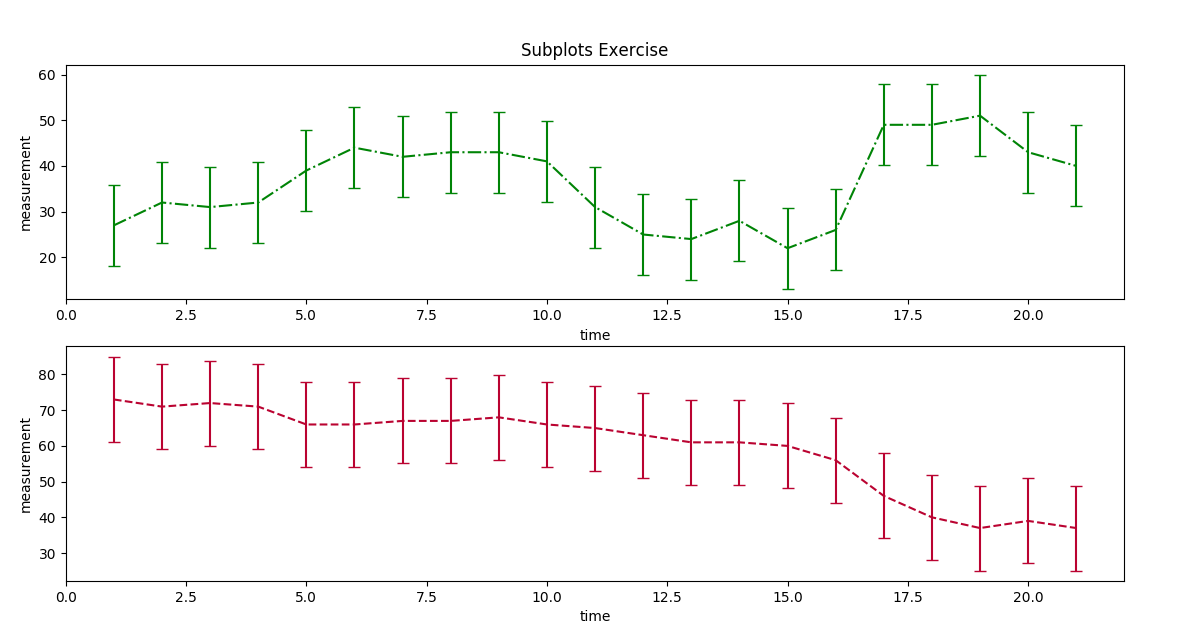

Generate this figure with Python:
import matplotlib.pyplot as plt
import numpy as np

# raw data from: https://github.com/plotly/datasets/blob/master/Canada%20Immigration.csv
M = []
with open("data.csv", "r") as fileReader:
    lines = fileReader.readline()
    lines = fileReader.readlines()
M = np.array([line.split(',') for line in lines], dtype=int)
M = M.T
X = M[0:M.shape[0]][0]
Y1 = M[0:M.shape[0]][3]
Y2 = M[0:M.shape[0]][4]

plt.figure("Subplots Exercise")


plt.subplot(2,1,1)
plt.title("Subplots Exercise")
plt.errorbar(X, Y1, yerr=np.std(Y1), capsize=4, linestyle='-.', color='#008406')
plt.ylabel("measurement")
plt.xlabel("time")

plt.subplot(2,1,2)
plt.errorbar(X, Y2, yerr=np.std(Y2), capsize=4, linestyle='--', color='#ba0331')
plt.xlabel("time")
plt.ylabel("measurement")


plt.show()
